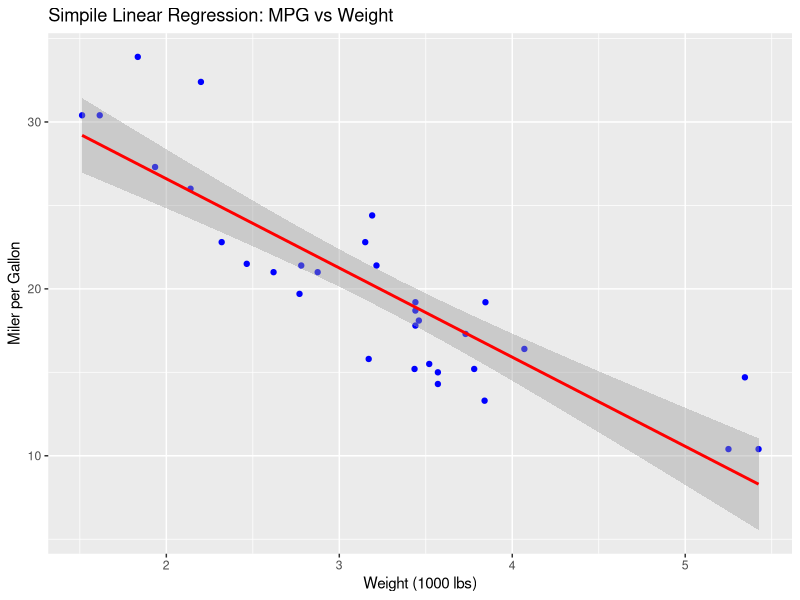
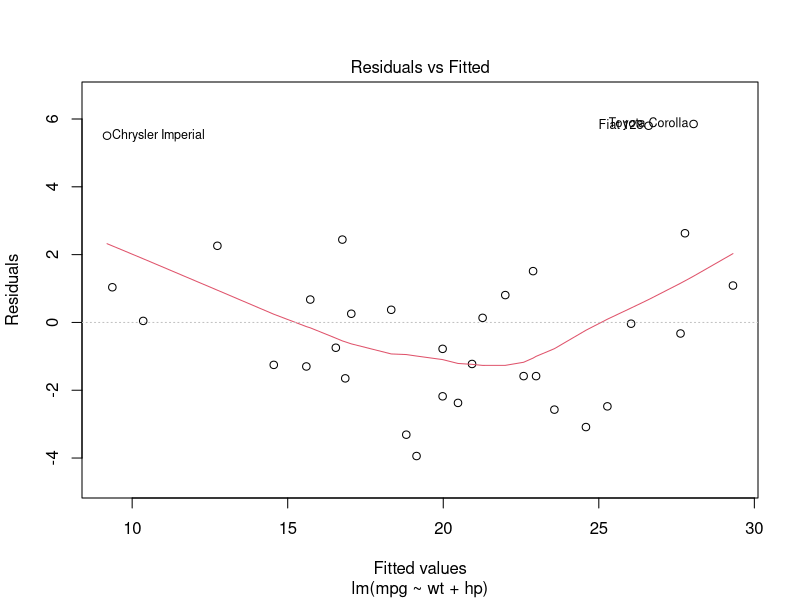
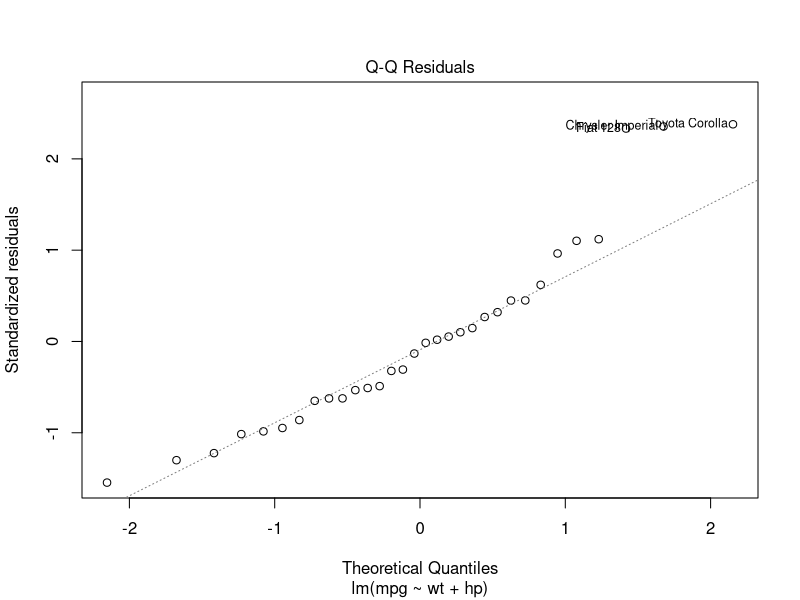

The R source for these figures, in order:
library(dplyr)
library(ggplot2)

#Load dataset
data("mtcars")
head(mtcars)

#1. Simple Linear Regression: mpg predicted by wt
model_simple <- lm(mpg ~ wt, data = mtcars)
summary(model_simple)

#2. Plot regression line
ggplot(mtcars, aes(x = wt, y = mpg)) + 
  geom_point(color = "blue") + 
  geom_smooth(method = "lm", se = TRUE, color = "red") +
  labs(title = "Simpile Linear Regression: MPG vs Weight",
       x = "Weight (1000 lbs)", y = "Miler per Gallon")

#3. Multiple Linear Regression: mpg predicted by wt and hp
model_multiple <- lm(mpg ~ wt + hp, data = mtcars)
summary(model_multiple)

#4. Residual diagnostics
plot(model_multiple, which = 1)
plot(model_multiple, which = 2)

